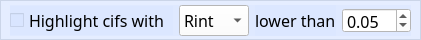
      <widget class="QFrame" name="frame_2">
       <property name="geometry">
        <rect>
         <x>0</x>
         <y>201</y>
         <width>421</width>
         <height>40</height>
        </rect>
       </property>
       <property name="minimumSize">
        <size>
         <width>0</width>
         <height>40</height>
        </size>
       </property>
       <property name="maximumSize">
        <size>
         <width>16777215</width>
         <height>40</height>
        </size>
       </property>
       <property name="font">
        <font>
         <family>Yu Gothic</family>
        </font>
       </property>
       <property name="styleSheet">
        <string notr="true">background-color: rgba(213, 228, 255, 100);</string>
       </property>
       <property name="frameShape">
        <enum>QFrame::StyledPanel</enum>
       </property>
       <property name="frameShadow">
        <enum>QFrame::Raised</enum>
       </property>
       <widget class="QWidget" name="horizontalLayoutWidget">
        <property name="geometry">
         <rect>
          <x>10</x>
          <y>5</y>
          <width>401</width>
          <height>31</height>
         </rect>
        </property>
        <property name="font">
         <font>
          <family>Yu Gothic</family>
          <pointsize>12</pointsize>
         </font>
        </property>
        <layout class="QHBoxLayout" name="highlight_frame">
         <item alignment="Qt::AlignHCenter">
          <widget class="QCheckBox" name="chbox_highlighting">
           <property name="font">
            <font>
             <family>Yu Gothic</family>
             <pointsize>12</pointsize>
            </font>
           </property>
           <property name="toolTip">
            <string>&lt;html&gt;&lt;head/&gt;&lt;body&gt;&lt;p&gt;Hyperlinking Excel spreadshit with data folders and .cif files. By this you can open a folder or .cif file directly from Excel spreadsheet by clicking on corresponding &amp;quot;Path&amp;quot; and &amp;quot;Filename&amp;quot; cells&lt;/p&gt;&lt;/body&gt;&lt;/html&gt;</string>
           </property>
           <property name="text">
            <string>Highlight cifs with </string>
           </property>
          </widget>
         </item>
         <item>
          <widget class="QComboBox" name="cmbox_htype">
           <property name="minimumSize">
            <size>
             <width>70</width>
             <height>25</height>
            </size>
           </property>
           <property name="maximumSize">
            <size>
             <width>70</width>
             <height>16777215</height>
            </size>
           </property>
           <property name="font">
            <font>
             <family>Yu Gothic</family>
             <pointsize>12</pointsize>
            </font>
           </property>
           <property name="styleSheet">
            <string notr="true">background-color: rgb(255, 255, 255);</string>
           </property>
           <item>
            <property name="text">
             <string>Rint</string>
            </property>
           </item>
           <item>
            <property name="text">
             <string>R1</string>
            </property>
           </item>
           <item>
            <property name="text">
             <string>wR2</string>
            </property>
           </item>
          </widget>
         </item>
         <item alignment="Qt::AlignHCenter">
          <widget class="QLabel" name="label">
           <property name="font">
            <font>
             <family>Yu Gothic</family>
             <pointsize>12</pointsize>
            </font>
           </property>
           <property name="text">
            <string>lower than</string>
           </property>
          </widget>
         </item>
         <item>
          <widget class="QDoubleSpinBox" name="h_value">
           <property name="minimumSize">
            <size>
             <width>0</width>
             <height>25</height>
            </size>
           </property>
           <property name="maximumSize">
            <size>
             <width>16777215</width>
             <height>25</height>
            </size>
           </property>
           <property name="font">
            <font>
             <family>Yu Gothic</family>
             <pointsize>12</pointsize>
            </font>
           </property>
           <property name="styleSheet">
            <string notr="true">background-color: rgb(255, 255, 255);</string>
           </property>
           <property name="singleStep">
            <double>0.010000000000000</double>
           </property>
           <property name="value">
            <double>0.050000000000000</double>
           </property>
          </widget>
         </item>
        </layout>
       </widget>
      </widget>
